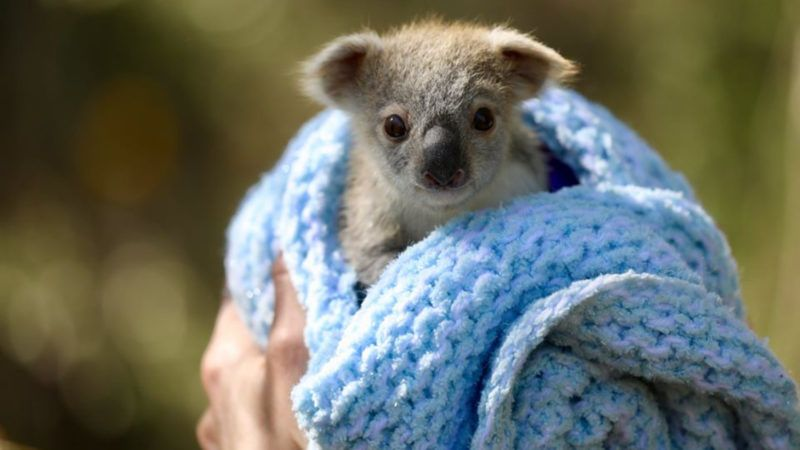
#> input picture Basic implementation/Koala.jpg, 800 x 450 px
$ python 'Basic implementation.py'
#> lines starting #> are read from the running program, lines starting #| are printed output that depends on the picture
import numpy as np
from numpy import asarray
from PIL import Image

def encrypt(image, noise):
	'''Funtion to encrypt the input coloured image'''
	return (image + noise)%256

def decrypt(noise, secret):
	'''Funtion to decrypt and obtain the original coloured image'''
	return (secret-noise+256)%256

# Retrieving image
image = Image.open('Koala.jpg')			# Add the name of the required input image
#> image is the input picture: PIL image 800x450 RGB; mean R, G, B 105.2, 110.3, 100.4
print("Input image size (in pixels) : ", image.size)
#| Input image size (in pixels) :  (800, 450)

# Show the image
image.show()

# Converting image to matrix
data = asarray(image)
print("Input image size (in terms of array dimensions) : ",data.shape)
#| Input image size (in terms of array dimensions) :  (450, 800, 3)

# Creating noise image
noise = np.random.rand(data.size)
noise.resize(data.shape)
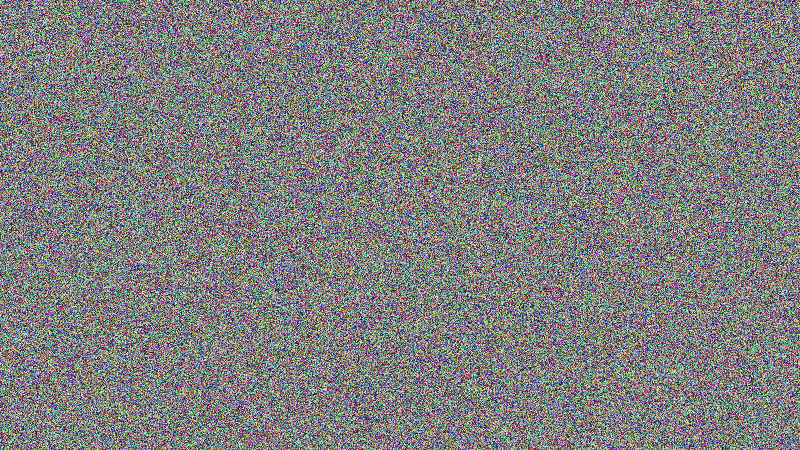
#> noise: shape (450, 800, 3) float64; mean R, G, B 0.5, 0.501, 0.5
noise = ((noise*1000)%256).astype('uint8')

# Converting arrays back to images
data_image = Image.fromarray(data)		# Input image
noise_image = Image.fromarray(noise)	# Noise image
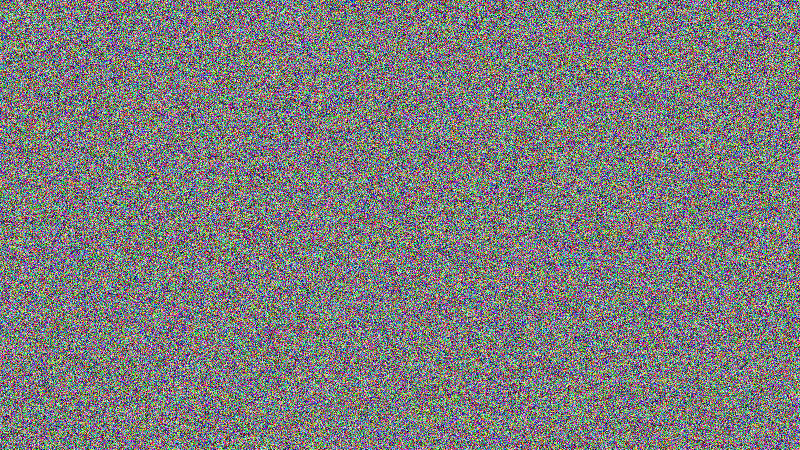
#> noise_image: PIL image 800x450 RGB; mean R, G, B 124.6, 124.6, 124.5


# Display the images obtained
#data_image.show()
#noise_image.show()

# Encrypt the original image
shared_key = encrypt(noise, data).astype(np.uint8)
#> in encrypt, `return (image + noise)%256`:
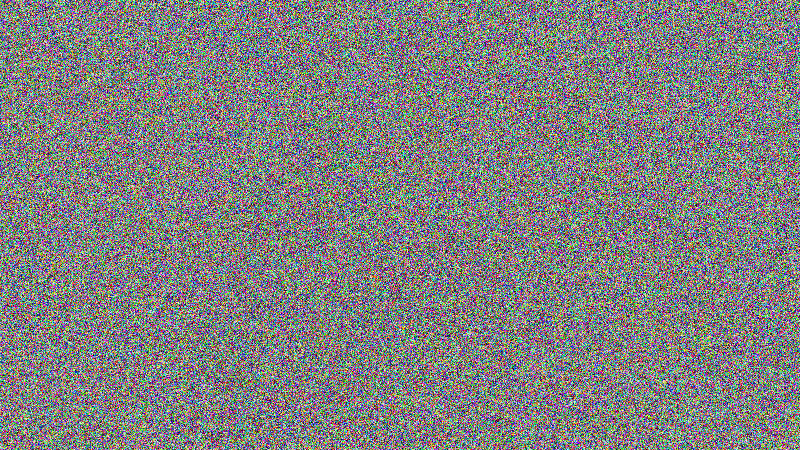
#> returned value: shape (450, 800, 3) int16; mean of channels 0, 1, 2 128.4, 128.1, 127.9; drawn as R, G, B
shared_key_image = Image.fromarray(shared_key)
shared_key_image.show()

# Decrypt the final image to get inital image
original = decrypt(noise, shared_key).astype(np.uint8)
decrypted_image = Image.fromarray(original)
decrypted_image.show()

# Save the images
shared_key_image = shared_key_image.save('Shared key.png')
decrypted_image = decrypted_image.save('Final output.png')
noise_image = noise_image.save('Noise image.png')
print("All images are saved ...")
